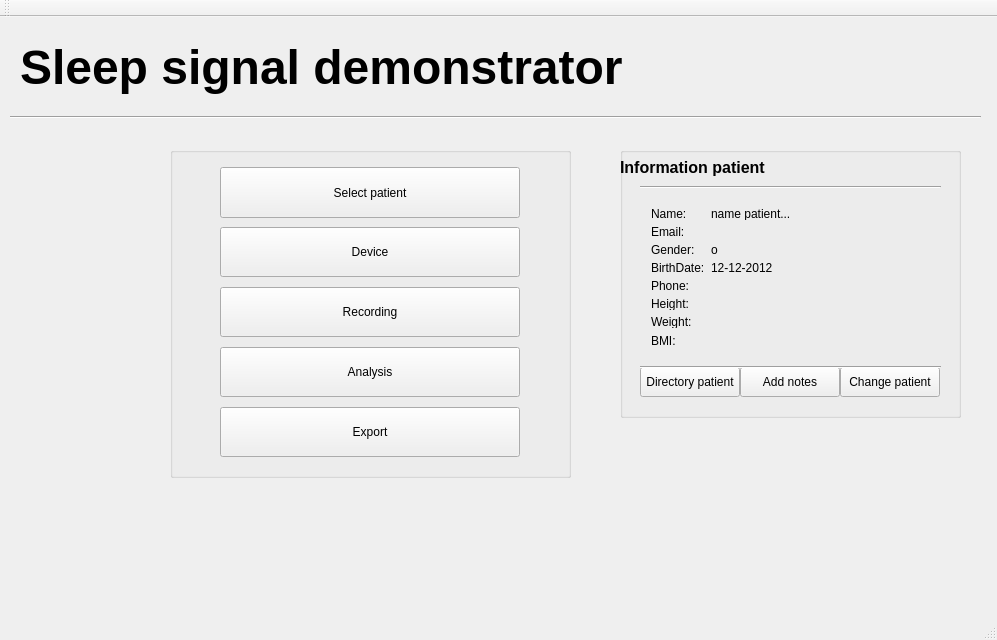
<?xml version="1.0" encoding="UTF-8"?>
<ui version="4.0">
 <class>MainWindow</class>
 <widget class="QMainWindow" name="MainWindow">
  <property name="geometry">
   <rect>
    <x>0</x>
    <y>0</y>
    <width>997</width>
    <height>640</height>
   </rect>
  </property>
  <property name="sizePolicy">
   <sizepolicy hsizetype="Maximum" vsizetype="Maximum">
    <horstretch>0</horstretch>
    <verstretch>0</verstretch>
   </sizepolicy>
  </property>
  <property name="minimumSize">
   <size>
    <width>800</width>
    <height>640</height>
   </size>
  </property>
  <property name="windowTitle">
   <string>MainWindow</string>
  </property>
  <widget class="QWidget" name="centralWidget">
   <widget class="QLabel" name="label">
    <property name="geometry">
     <rect>
      <x>20</x>
      <y>10</y>
      <width>941</width>
      <height>81</height>
     </rect>
    </property>
    <property name="font">
     <font>
      <family>MS Shell Dlg 2</family>
      <pointsize>36</pointsize>
      <weight>75</weight>
      <bold>true</bold>
     </font>
    </property>
    <property name="text">
     <string>Sleep signal demonstrator</string>
    </property>
   </widget>
   <widget class="QGroupBox" name="gbMenu">
    <property name="enabled">
     <bool>true</bool>
    </property>
    <property name="geometry">
     <rect>
      <x>170</x>
      <y>130</y>
      <width>401</width>
      <height>331</height>
     </rect>
    </property>
    <property name="title">
     <string/>
    </property>
    <widget class="QPushButton" name="btnOpenPatientDialog">
     <property name="geometry">
      <rect>
       <x>50</x>
       <y>20</y>
       <width>300</width>
       <height>51</height>
      </rect>
     </property>
     <property name="minimumSize">
      <size>
       <width>300</width>
       <height>50</height>
      </size>
     </property>
     <property name="toolTip">
      <string extracomment="Register or select a patient"/>
     </property>
     <property name="text">
      <string>Select patient</string>
     </property>
    </widget>
    <widget class="QPushButton" name="btnOpenDeviceDialog">
     <property name="geometry">
      <rect>
       <x>50</x>
       <y>80</y>
       <width>300</width>
       <height>50</height>
      </rect>
     </property>
     <property name="minimumSize">
      <size>
       <width>300</width>
       <height>50</height>
      </size>
     </property>
     <property name="toolTip">
      <string extracomment="Select a device of choice"/>
     </property>
     <property name="text">
      <string>Device</string>
     </property>
    </widget>
    <widget class="QPushButton" name="btnOpenRecordingDialog">
     <property name="geometry">
      <rect>
       <x>50</x>
       <y>140</y>
       <width>300</width>
       <height>50</height>
      </rect>
     </property>
     <property name="minimumSize">
      <size>
       <width>300</width>
       <height>50</height>
      </size>
     </property>
     <property name="toolTip">
      <string extracomment="Start a recording"/>
     </property>
     <property name="text">
      <string>Recording</string>
     </property>
    </widget>
    <widget class="QPushButton" name="btnOpenAnalysisDialog">
     <property name="geometry">
      <rect>
       <x>50</x>
       <y>200</y>
       <width>300</width>
       <height>50</height>
      </rect>
     </property>
     <property name="minimumSize">
      <size>
       <width>200</width>
       <height>50</height>
      </size>
     </property>
     <property name="toolTip">
      <string extracomment="Start a analysis"/>
     </property>
     <property name="text">
      <string>Analysis</string>
     </property>
    </widget>
    <widget class="QPushButton" name="btnOpenExportDialog">
     <property name="geometry">
      <rect>
       <x>50</x>
       <y>260</y>
       <width>300</width>
       <height>50</height>
      </rect>
     </property>
     <property name="minimumSize">
      <size>
       <width>300</width>
       <height>50</height>
      </size>
     </property>
     <property name="toolTip">
      <string extracomment="Manage the system"/>
     </property>
     <property name="text">
      <string>Export</string>
     </property>
    </widget>
   </widget>
   <widget class="QGroupBox" name="gbInfoPatient">
    <property name="geometry">
     <rect>
      <x>620</x>
      <y>130</y>
      <width>341</width>
      <height>271</height>
     </rect>
    </property>
    <property name="toolTip">
     <string extracomment="Information about the patient"/>
    </property>
    <property name="title">
     <string/>
    </property>
    <widget class="QWidget" name="formLayoutWidget">
     <property name="geometry">
      <rect>
       <x>20</x>
       <y>50</y>
       <width>301</width>
       <height>161</height>
      </rect>
     </property>
     <layout class="QFormLayout" name="formLayout">
      <item row="0" column="0">
       <widget class="QLabel" name="label_2">
        <property name="text">
         <string>Name:</string>
        </property>
       </widget>
      </item>
      <item row="0" column="1">
       <widget class="QLabel" name="lblNamePatient">
        <property name="text">
         <string>name patient...</string>
        </property>
       </widget>
      </item>
      <item row="1" column="0">
       <widget class="QLabel" name="label_6">
        <property name="text">
         <string>Email:</string>
        </property>
       </widget>
      </item>
      <item row="1" column="1">
       <widget class="QLabel" name="lblEmail">
        <property name="text">
         <string/>
        </property>
       </widget>
      </item>
      <item row="2" column="0">
       <widget class="QLabel" name="label_3">
        <property name="text">
         <string>Gender:</string>
        </property>
       </widget>
      </item>
      <item row="2" column="1">
       <widget class="QLabel" name="lblGenderPatient">
        <property name="text">
         <string>o</string>
        </property>
       </widget>
      </item>
      <item row="3" column="0">
       <widget class="QLabel" name="label_4">
        <property name="text">
         <string>BirthDate:</string>
        </property>
       </widget>
      </item>
      <item row="3" column="1">
       <widget class="QLabel" name="lblBirthDatePatient">
        <property name="text">
         <string>12-12-2012</string>
        </property>
       </widget>
      </item>
      <item row="4" column="0">
       <widget class="QLabel" name="label_7">
        <property name="text">
         <string>Phone:</string>
        </property>
       </widget>
      </item>
      <item row="4" column="1">
       <widget class="QLabel" name="lblPhone">
        <property name="text">
         <string/>
        </property>
       </widget>
      </item>
      <item row="5" column="0">
       <widget class="QLabel" name="label_8">
        <property name="text">
         <string>Height:</string>
        </property>
       </widget>
      </item>
      <item row="5" column="1">
       <widget class="QLabel" name="lblHeight">
        <property name="text">
         <string/>
        </property>
       </widget>
      </item>
      <item row="6" column="0">
       <widget class="QLabel" name="label_9">
        <property name="text">
         <string>Weight:</string>
        </property>
       </widget>
      </item>
      <item row="6" column="1">
       <widget class="QLabel" name="lblWeight">
        <property name="text">
         <string/>
        </property>
       </widget>
      </item>
      <item row="7" column="0">
       <widget class="QLabel" name="label_10">
        <property name="text">
         <string>BMI:</string>
        </property>
       </widget>
      </item>
      <item row="7" column="1">
       <widget class="QLabel" name="lblBMI">
        <property name="text">
         <string/>
        </property>
       </widget>
      </item>
     </layout>
    </widget>
    <widget class="QLabel" name="label_5">
     <property name="geometry">
      <rect>
       <x>0</x>
       <y>10</y>
       <width>171</width>
       <height>21</height>
      </rect>
     </property>
     <property name="font">
      <font>
       <pointsize>12</pointsize>
       <weight>75</weight>
       <bold>true</bold>
      </font>
     </property>
     <property name="text">
      <string>Information patient</string>
     </property>
    </widget>
    <widget class="Line" name="lineInfoPatient">
     <property name="geometry">
      <rect>
       <x>20</x>
       <y>30</y>
       <width>301</width>
       <height>20</height>
      </rect>
     </property>
     <property name="orientation">
      <enum>Qt::Horizontal</enum>
     </property>
    </widget>
    <widget class="QPushButton" name="btnSelectDirPatient">
     <property name="geometry">
      <rect>
       <x>20</x>
       <y>220</y>
       <width>100</width>
       <height>30</height>
      </rect>
     </property>
     <property name="minimumSize">
      <size>
       <width>100</width>
       <height>30</height>
      </size>
     </property>
     <property name="text">
      <string>Directory patient</string>
     </property>
    </widget>
    <widget class="QPushButton" name="btnnAddNotes">
     <property name="geometry">
      <rect>
       <x>120</x>
       <y>220</y>
       <width>100</width>
       <height>30</height>
      </rect>
     </property>
     <property name="minimumSize">
      <size>
       <width>100</width>
       <height>30</height>
      </size>
     </property>
     <property name="maximumSize">
      <size>
       <width>200</width>
       <height>30</height>
      </size>
     </property>
     <property name="text">
      <string>Add notes</string>
     </property>
    </widget>
    <widget class="QPushButton" name="btnChangePatient">
     <property name="geometry">
      <rect>
       <x>220</x>
       <y>220</y>
       <width>100</width>
       <height>30</height>
      </rect>
     </property>
     <property name="minimumSize">
      <size>
       <width>100</width>
       <height>30</height>
      </size>
     </property>
     <property name="maximumSize">
      <size>
       <width>150</width>
       <height>30</height>
      </size>
     </property>
     <property name="text">
      <string>Change patient</string>
     </property>
    </widget>
    <widget class="Line" name="lineInfoPatient_2">
     <property name="geometry">
      <rect>
       <x>20</x>
       <y>210</y>
       <width>301</width>
       <height>20</height>
      </rect>
     </property>
     <property name="orientation">
      <enum>Qt::Horizontal</enum>
     </property>
    </widget>
   </widget>
   <widget class="Line" name="line">
    <property name="geometry">
     <rect>
      <x>10</x>
      <y>90</y>
      <width>971</width>
      <height>20</height>
     </rect>
    </property>
    <property name="orientation">
     <enum>Qt::Horizontal</enum>
    </property>
   </widget>
  </widget>
  <widget class="QMenuBar" name="menuBar">
   <property name="geometry">
    <rect>
     <x>0</x>
     <y>0</y>
     <width>997</width>
     <height>21</height>
    </rect>
   </property>
  </widget>
  <widget class="QToolBar" name="mainToolBar">
   <attribute name="toolBarArea">
    <enum>TopToolBarArea</enum>
   </attribute>
   <attribute name="toolBarBreak">
    <bool>false</bool>
   </attribute>
  </widget>
  <widget class="QStatusBar" name="statusBar"/>
 </widget>
 <layoutdefault spacing="6" margin="11"/>
</ui>
